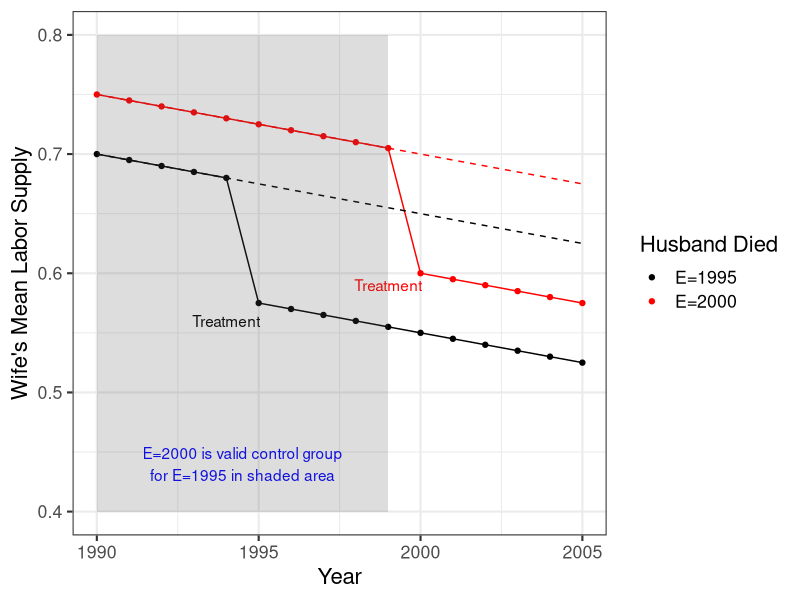
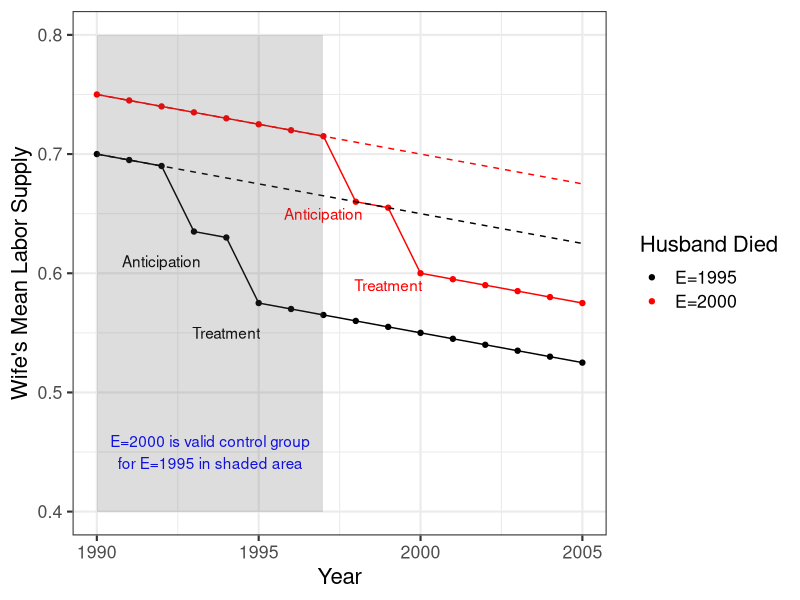
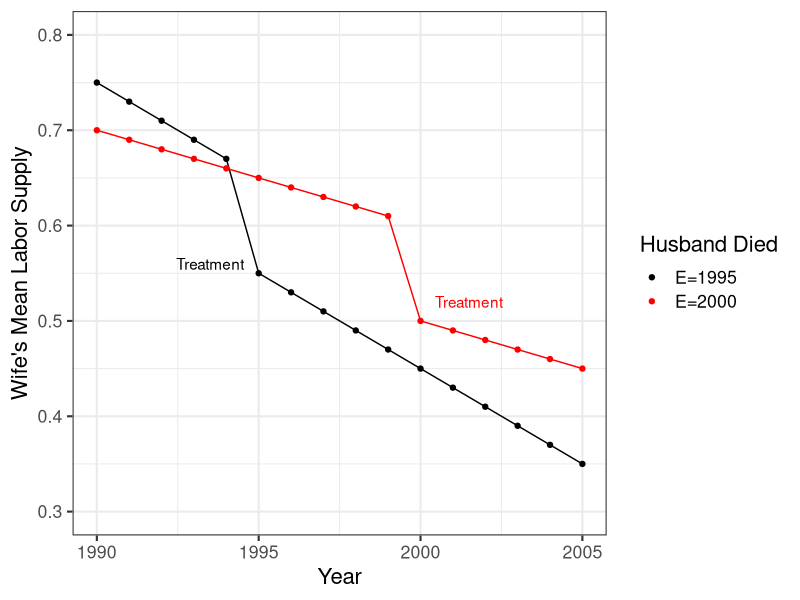
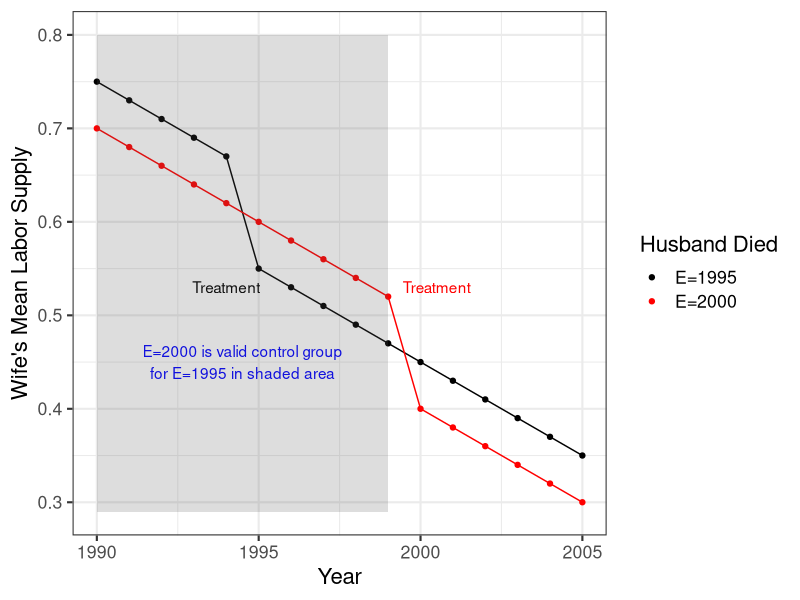
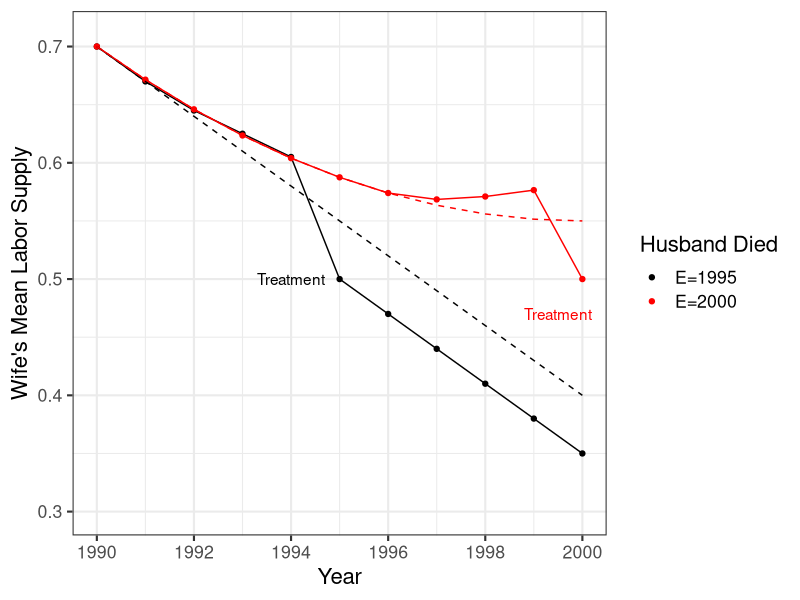

The R source for these figures, in order:

rm(list=ls())
library(data.table)
library(ggplot2)
library(scales)



# assume Parallel Trends but violate No Anticipation

dd <- data.table(year = 1990:2005)

dd[year < 1995, cohort1995noantic := .7]
dd[year >= 1995, cohort1995noantic := .6]
dd[, cohort1995noantic_never := .7]

dd[year < 1993, cohort1995antic := .7]
dd[year >= 1993 & year <= 1994, cohort1995antic := .65]
dd[year >= 1995, cohort1995antic := .6]

dd[year < 1995+5, cohort2000noantic := .75]
dd[year >= 1995+5, cohort2000noantic := .65]
dd[, cohort2000noantic_never := .75]

dd[year < 1993+5, cohort2000antic := .75]
dd[year >= 1993+5 & year <= 1994+5, cohort2000antic := .7]
dd[year >= 1995+5, cohort2000antic := .65]

for(var in c("cohort1995noantic","cohort1995antic","cohort2000noantic","cohort2000antic","cohort1995noantic_never","cohort2000noantic_never")){
  dd[, (var) := get(var) - 0.005*(year-1990)]
}


gg <- ggplot(aes(x=year),data=dd) +
  geom_line(aes(y=cohort1995noantic), color = "black") + geom_point(aes(y=cohort1995noantic,colour="E=1995")) +
  geom_line(aes(y=cohort2000noantic), color = "red") + geom_point(aes(y=cohort2000noantic,colour="E=2000")) +
  geom_line(aes(y=cohort1995noantic_never), color = "black", linetype="dashed") +
  geom_line(aes(y=cohort2000noantic_never), color = "red", linetype="dashed") +
  scale_y_continuous(breaks= pretty_breaks(),limits=c(0.4,0.8)) +
  scale_x_continuous(breaks= pretty_breaks(),limits=c(1990,2005)) +
  theme_bw(base_size = 16) +
  scale_colour_manual("Husband Died", breaks = c("E=1995", "E=2000"), values = c("black", "red")) +
  annotate(geom="text",x=1994,y=.56,label="Treatment") +
  annotate(geom="text",x=1999,y=.59,label="Treatment",color="red") +
  annotate(geom="text",x=1994.5,y=.44,label="E=2000 is valid control group\nfor E=1995 in shaded area",colour="blue") +
  annotate("rect", xmin = 1990, xmax = 1999, ymin = .4, ymax = .8, alpha = .2) +
  ylab("Wife's Mean Labor Supply") + xlab("Year")
print(gg)
ggsave(gg,file="fadlon_ideal.pdf",width=8,height=5)


gg <- ggplot(aes(x=year),data=dd) +
  geom_line(aes(y=cohort1995antic), color = "black") + geom_point(aes(y=cohort1995antic,colour="E=1995")) +
  geom_line(aes(y=cohort2000antic), color = "red") + geom_point(aes(y=cohort2000antic,colour="E=2000")) +
  geom_line(aes(y=cohort1995noantic_never), color = "black", linetype="dashed") +
  geom_line(aes(y=cohort2000noantic_never), color = "red", linetype="dashed") +
  scale_y_continuous(breaks= pretty_breaks(),limits=c(0.4,0.8)) +
  scale_x_continuous(breaks= pretty_breaks(),limits=c(1990,2005)) +
  theme_bw(base_size = 16) +
  scale_colour_manual("Husband Died", breaks = c("E=1995", "E=2000"), values = c("black", "red")) +
  annotate(geom="text",x=1992,y=.61,label="Anticipation") +
  annotate(geom="text",x=1997,y=.65,label="Anticipation",color="red") +
  annotate(geom="text",x=1994,y=.55,label="Treatment") +
  annotate(geom="text",x=1999,y=.59,label="Treatment",color="red") +
  annotate(geom="text",x=1993.5,y=.45,label="E=2000 is valid control group\nfor E=1995 in shaded area",colour="blue") +
  annotate("rect", xmin = 1990, xmax = 1997, ymin = .4, ymax = .8, alpha = .2) +
  ylab("Wife's Mean Labor Supply") + xlab("Year")
print(gg)
ggsave(gg,file="fadlon_anticipation.pdf",width=8,height=5)




# assume No Anticipation but violate Parallel Trends

dd <- data.table(year = 1990:2005)
dd[, cohort1995 := .75 + (1990-year)*.02 - 0.1*(year>= 1995)]
dd[, cohort2000 := .7 + (1990-year)*.01 - 0.1*(year>= 2000)]
dd[, cohort1995resid := .75 + (1990-year)*.02 + - 0.1*(year>= 1995)]
dd[, cohort2000resid := .7 + (1990-year)*.02 + - 0.1*(year>= 2000)]

gg <- ggplot(aes(x=year),data=dd) +
  geom_line(aes(y=cohort1995), color = "black") + geom_point(aes(y=cohort1995,colour="E=1995")) +
  geom_line(aes(y=cohort2000), color = "red") + geom_point(aes(y=cohort2000,colour="E=2000")) +
  scale_y_continuous(breaks= pretty_breaks(),limits=c(0.3,0.8)) +
  scale_x_continuous(breaks= pretty_breaks(),limits=c(1990,2005)) +
  theme_bw(base_size = 16) +
  scale_colour_manual("Husband Died", breaks = c("E=1995", "E=2000"), values = c("black", "red")) +
  annotate(geom="text",x=1993.5,y=.56,label="Treatment") +
  annotate(geom="text",x=2001.5,y=.52,label="Treatment",color="red") +
  ylab("Wife's Mean Labor Supply") + xlab("Year")
print(gg)
ggsave(gg,file="fadlon_lineardiff.pdf",width=8,height=5)


gg <- ggplot(aes(x=year),data=dd) +
  geom_line(aes(y=cohort1995resid), color = "black") + geom_point(aes(y=cohort1995resid,colour="E=1995")) +
  geom_line(aes(y=cohort2000resid), color = "red") + geom_point(aes(y=cohort2000resid,colour="E=2000")) +
  scale_y_continuous(breaks= pretty_breaks(),limits=c(0.29,0.8)) +
  scale_x_continuous(breaks= pretty_breaks(),limits=c(1990,2005)) +
  theme_bw(base_size = 16) +
  scale_colour_manual("Husband Died", breaks = c("E=1995", "E=2000"), values = c("black", "red")) +
  annotate(geom="text",x=1994,y=.53,label="Treatment") +
  annotate(geom="text",x=2000.5,y=.53,label="Treatment",color="red") +
  annotate(geom="text",x=1994.5,y=.45,label="E=2000 is valid control group\nfor E=1995 in shaded area",colour="blue") +
  annotate("rect", xmin = 1990, xmax = 1999, ymin = .29, ymax = .8, alpha = .2) +
  ylab("Wife's Mean Labor Supply") + xlab("Year")
print(gg)
ggsave(gg,file="fadlon_lineardiffresid.pdf",width=8,height=5)



# violate both No Anticipation and Parallel Trends

dd <- data.table(year = 1990:2000)

dd[year < 1992, cohort1995 := .7 - 0.03*(year-1990)]
dd[year==1992, cohort1995 := .7 - 0.03*(year-1990) + 0.005]
dd[year==1993, cohort1995 := .7 - 0.03*(year-1990) + 0.015]
dd[year==1994, cohort1995 := .7 - 0.03*(year-1990) + 0.025]
dd[year >= 1995, cohort1995 := .7 - 0.03*(year-1990) - 0.05]
dd[, cohort1995true := .7 - 0.03*(year-1990)]

dd[year < 1997, cohort2000 := .7 - 0.03*(year-1990) + 0.0015*(year-1990)^2]
dd[year == 1997, cohort2000 := .7 - 0.03*(year-1990) + 0.0015*(year-1990)^2 + 0.005]
dd[year == 1998, cohort2000 := .7 - 0.03*(year-1990) + 0.0015*(year-1990)^2 + 0.015]
dd[year == 1999, cohort2000 := .7 - 0.03*(year-1990) + 0.0015*(year-1990)^2 + 0.025]
dd[year >= 2000, cohort2000 := .7 - 0.03*(year-1990) + 0.0015*(year-1990)^2 - 0.05]
dd[, cohort2000true := .7 - 0.03*(year-1990) + 0.0015*(year-1990)^2]

gg <- ggplot(aes(x=year),data=dd) +
  geom_line(aes(y=cohort1995), color = "black") + geom_point(aes(y=cohort1995,colour="E=1995")) +
  geom_line(aes(y=cohort2000), color = "red") + geom_point(aes(y=cohort2000,colour="E=2000")) +
  geom_line(aes(y=cohort1995true), color = "black", linetype="dashed") +
  geom_line(aes(y=cohort2000true), color = "red", linetype="dashed") +
  scale_y_continuous(breaks= pretty_breaks(),limits=c(0.3,0.71)) +
  scale_x_continuous(breaks= pretty_breaks(),limits=c(1990,2000)) +
  theme_bw(base_size = 16) +
  scale_colour_manual("Husband Died", breaks = c("E=1995", "E=2000", "E=1995 true", "E=2000 true"), values = c("black", "red","black","red")) +
  annotate(geom="text",x=1994,y=.5,label="Treatment") +
  annotate(geom="text",x=1999.5,y=.47,label="Treatment",color="red") +
  ylab("Wife's Mean Labor Supply") + xlab("Year")
print(gg)
ggsave(gg,file="fadlon_neitherholds.pdf",width=8,height=5)


